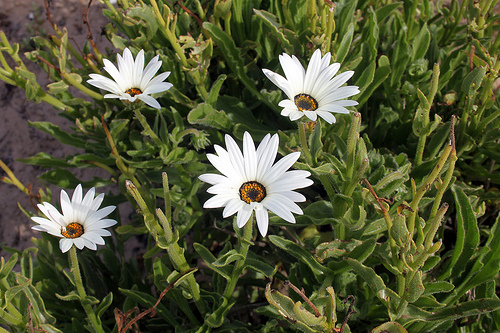
#> input picture final_work/flowers/daisy/10993710036_2033222c91.jpg, 500 x 333 px; its folder holds only this picture in this run
$ jupyter execute --allow-errors main.ipynb
#> lines starting #> are read from the running program, lines starting #| are printed output that depends on the picture
#> `img = cv2.imread(img_path, cv2.IMREAD_GRAYSCALE)`:
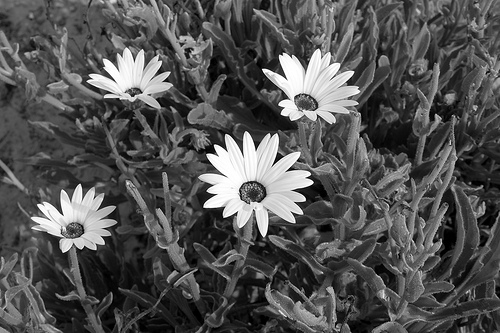
#> img: shape (333, 500); min 0, max 255, mean 82.8
#> `img = cv2.resize(img, (IMG_SIZE, IMG_SIZE))`:
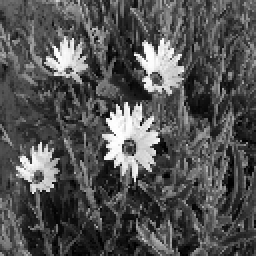
#> img: shape (128, 128) (shown 2 times larger); min 0, max 255, mean 82.8
#> pass 2 of the loop `for label_name, label in label_map.items():`:
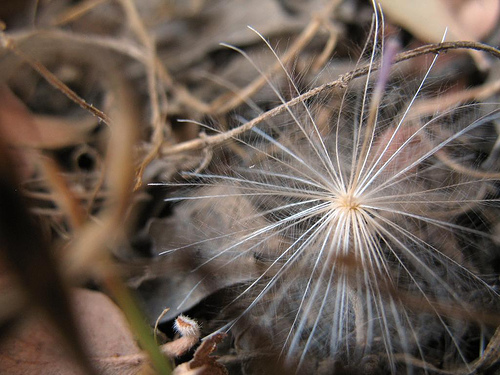
#> input picture final_work/flowers/dandelion/1386449001_5d6da6bde6.jpg, 500 x 375 px
#> `img = cv2.imread(img_path, cv2.IMREAD_GRAYSCALE)`:
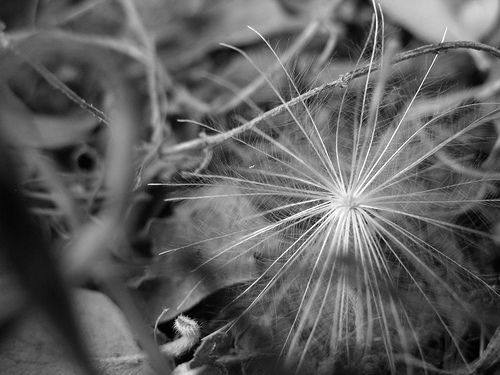
#> img: shape (375, 500); min 0, max 255, mean 94.7
#> `img = cv2.resize(img, (IMG_SIZE, IMG_SIZE))`:
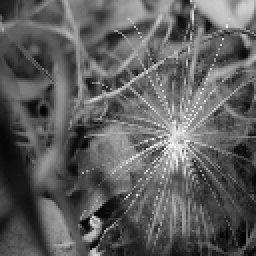
#> img: shape (128, 128) (shown 2 times larger); min 0, max 252, mean 94.6
##### 這邊先圖資料然後因為原始資料是圖片所以我把它變成dataframe

- 然後順便他把變成灰階

[cell 1]
import os
import cv2
import numpy as np

DATA_DIR = "flowers"
IMG_SIZE = 128


X = []
y = []

label_map = {
    "daisy": 0,
    "dandelion": 1,
    "rose": 2,
    "sunflower": 3,
    "tulip": 4
}
# 這邊是把圖片變成向量 就類似csv
#> (the rest of this cell did not finish here and is left out)

[cell 2]
import os
import cv2
import matplotlib.pyplot as plt

# 取第一個類別資料夾
first_class = list(label_map.keys())[0]
folder = os.path.join(DATA_DIR, first_class)

# 取資料夾中的第一張圖片檔
first_file = os.listdir(folder)[0]
img_path = os.path.join(folder, first_file)

# 讀「原始彩色圖」
img_color = cv2.imread(img_path, cv2.IMREAD_COLOR)
#> img_color is the input picture: shape (333, 500, 3); mean B, G, R 54.8, 87.8, 83.7
img_color = cv2.cvtColor(img_color, cv2.COLOR_BGR2RGB)  # OpenCV → RGB

plt.figure(figsize=(5, 5))
plt.imshow(img_color)
plt.title(f"Original image: {first_class}")
plt.axis("off")
plt.show()

###### 拿出其中一個看看

[cell 3]
# 會發現多一個因為是欄位名裡面是 0 1 2 3 4 5 6
# 所以要用掉
import matplotlib.pyplot as plt
import numpy as np
#> (the rest of this cell did not finish here and is left out)

[cell 4]
print(X[0:])
#> (printed output is left out)

- 先來做做看單純集群分析（沒做pca或是lda之類的）

[cell 5]
from scipy.cluster.hierarchy import dendrogram , linkage
from sklearn.cluster import AgglomerativeClustering
import matplotlib.pyplot as plt

plt.rcParams['font.family'] = 'Heiti TC'  # 或 'Heiti TC'
plt.rcParams['axes.unicode_minus'] = False   # 解決負號顯示成方框

- 因為樣本數有點多四千多張所以先拿幾張做Hierarchical clustering

[cell 6]
import numpy as np
from scipy.cluster.hierarchy import dendrogram
import matplotlib.pyplot as plt

#> (the rest of this cell did not finish here and is left out)

[cell 7]
plt.figure(figsize=(8, 4))
#> (the rest of this cell did not finish here and is left out)

- 這邊是來驗證正確程度

[cell 8]
from scipy.cluster.hierarchy import linkage

linked = linkage(X, method='ward')
#> linked = [[0, 1, 8859.6, 2]]
from scipy.cluster.hierarchy import fcluster

cluster_labels = fcluster(linked, t=5, criterion='maxclust')
#> cluster_labels = [1, 2]

print(cluster_labels.shape)  # (4317,)
#| (2,)
from sklearn.metrics import adjusted_rand_score

ari = adjusted_rand_score(y, cluster_labels)
#> ari = 1
print("Adjusted Rand Index (ARI):", ari)
#| Adjusted Rand Index (ARI): 1.0

- 這邊可以看到效果很差

[cell 9]
import pandas as pd

ct = pd.crosstab(
    cluster_labels,
    y,
    rownames=["Cluster"],
    colnames=["True Label"]
)
#> ct = table of 2 rows and 2 columns

print(ct)
#| True Label  0  1
#| Cluster
#| 1           1  0
#| 2           0  1

- 這上面可以看出來分得非常差 因為都分散在不同類

<hr>

- 這邊來試試看k-means

[cell 10]
from sklearn.cluster import KMeans

kmeans = KMeans(
    n_clusters=5,
    random_state=42,
    n_init=20
)

#> (the rest of this cell did not finish here and is left out)

- 一樣看看分數

[cell 11]
from sklearn.metrics import adjusted_rand_score

#> (the rest of this cell did not finish here and is left out)

[cell 12]
import pandas as pd

#> (the rest of this cell did not finish here and is left out)

- 可以發現還是分得非常差

[cell 13]
from sklearn_extra.cluster import KMedoids

#> (a cell that did not finish here is left out)

#> (a cell that did not finish here is left out)

#> (a cell that did not finish here is left out)

- 這樣是可以預期的不管用什麼方式效果都很差

- 來試試看上課沒有教得分群方式

[cell 17]
from sklearn.cluster import DBSCAN

dbscan = DBSCAN(
    eps=10,        # 這個要調
    min_samples=5  # 常見 5~20
)

db_labels = dbscan.fit_predict(X)
#> db_labels = [-1, -1]

- 看他分了幾群

[cell 18]
import numpy as np

unique_labels = np.unique(db_labels)
#> unique_labels = [-1]
print("Unique cluster labels:", unique_labels)
#| Unique cluster labels: [-1]

n_clusters = len(unique_labels[unique_labels != -1])
#> n_clusters = 0
n_noise = np.sum(db_labels == -1)
#> n_noise = 2

print("Number of clusters:", n_clusters)
#| Number of clusters: 0
print("Number of noise points:", n_noise)
#| Number of noise points: 2

- 他會差是很正常的因為都分在一塊了

[cell 19]
from sklearn.metrics import adjusted_rand_score

ari_dbscan = adjusted_rand_score(y, db_labels)
#> ari_dbscan = 0
print("DBSCAN ARI:", ari_dbscan)
#| DBSCAN ARI: 0.0
